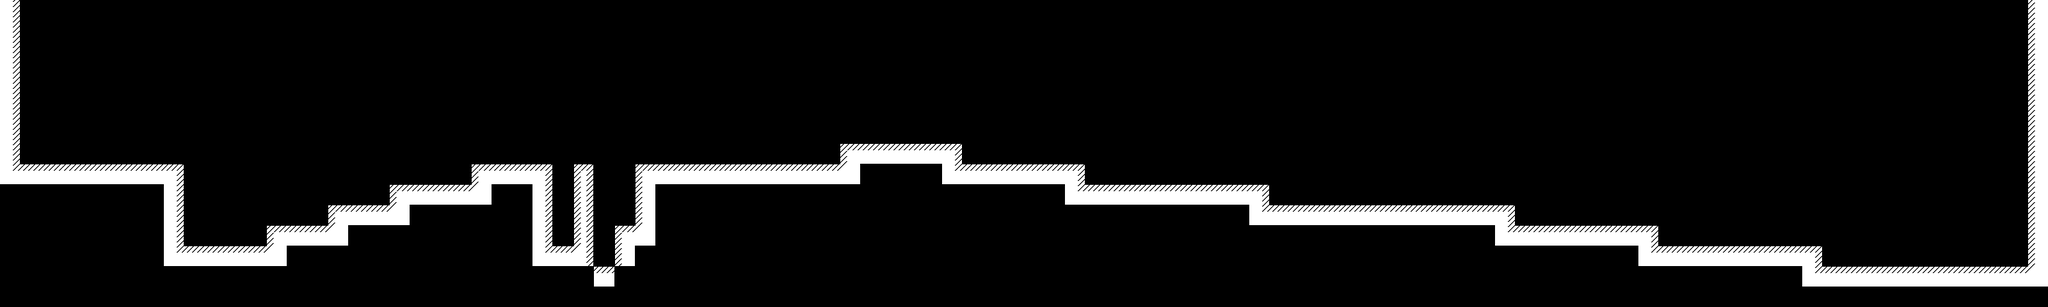

This game map was drawn from its Tiled (.tmx) file and the tilesets committed beside it. A one-line description and the trimmed map source follow:
An orthogonal 100x15 tile map with 32x32 px tiles, 1 tile layer (Main).

<map version="1.0" orientation="orthogonal" width="100" height="15" tilewidth="32" tileheight="32">
 <tileset firstgid="1" name="Ground" tilewidth="32" tileheight="32">
  <image source="../images/ground-tileset.png" trans="ffffff" width="128" height="96" />
 </tileset>
 <layer name="Main" width="100" height="15">
  <data>[1500 cells, 148 non-empty, 10 distinct tile ids]</data>
 </layer>
</map>